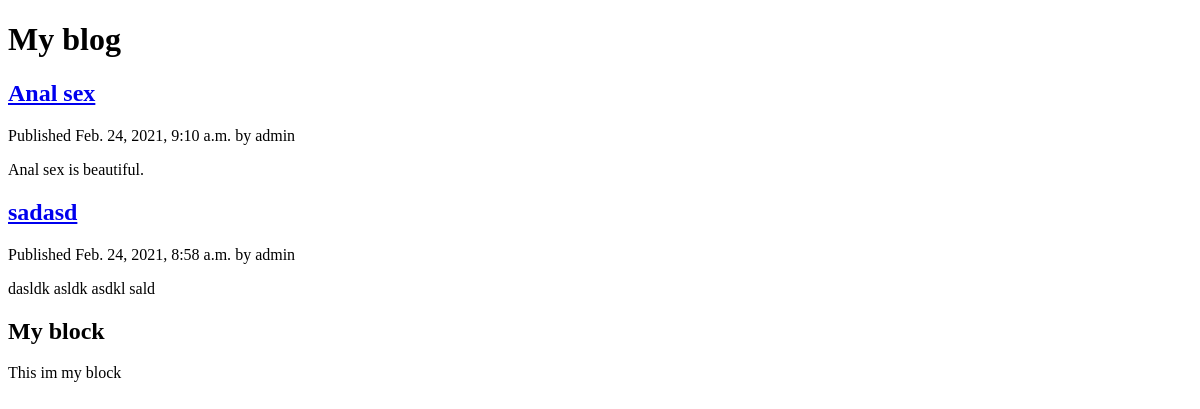
Before: /firstpage/ with the older database file.
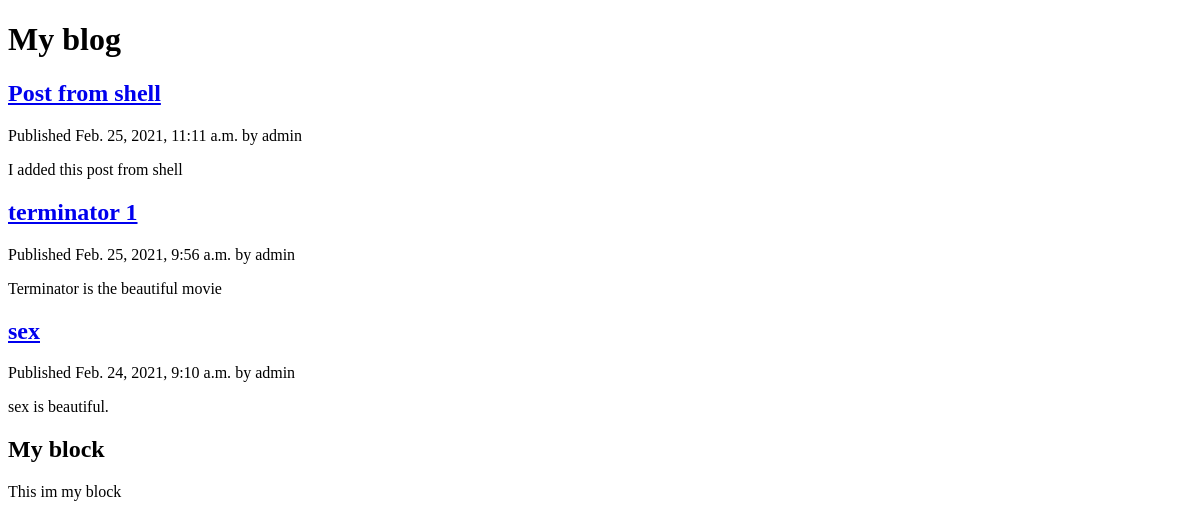
After: the same page with the newer database file.
### firstpage/models.py (models this page shows, shortened)
class Post(models.Model):
    STATUS_CHOICES = (
            ('draft', 'Draft'),
            ('published', 'Published')
            )
    title = models.CharField(max_length=250)
    slug = models.SlugField(max_length=250,
                            unique_for_date='publish')
    author = models.ForeignKey(User,
                               on_delete=models.CASCADE,
                               related_name='blog_post')
    body = models.TextField()
    publish = models.DateTimeField(default=timezone.now)
    created = models.DateTimeField(auto_now_add=True)
    updated = models.DateTimeField(auto_now=True)
    status = models.CharField(max_length=15,
                              choices=STATUS_CHOICES,
                              default='draft')
    class Meta:
        ordering = ('-publish',)
    objects = models.Manager()
    published = PublishedManager()
    def get_absolute_url(self):
        return reverse('fpage:post_detail',
                       args=[
                            self.publish.year,
                            self.publish.month,
                            self.publish.day,
                            self.slug
                            ]
                       )

### firstpage/views.py (the view)
# urls.py: path('', views.post_list, name='post_list'),
def post_list(request):
    posts = Post.published.all()
    paginator = Paginator(posts, 3)
    page = request.GET.get('page')
    try:
        posts = paginator.page(page)
    except PageNotAnInteger:
        posts = paginator.page(1)
    except EmptyPage:
        posts = paginator.page(paginator.num_pages)
    return render(request,
                  'firstpage/post/list.html',
                  {'posts' : posts, 'page':page}
                 )

### firstpage/models.py (called while the page is built)
    def get_queryset(self):
        return super().get_queryset().filter(status="published")

### firstpage/templates/firstpage/post/list.html (shortened to what this page needs)
{% extends "firstpage/base.html" %}
{% block content %}
	<h1>My blog</h1>
	{% for post in posts %}
	<h2>
		<a href="{{ post.get_absolute_url }}">{{ post.title }}</a>
	</h2>
	<p class="date">Published {{ post.publish }} by {{ post.author }}</p>
	{{ post.body|truncatewords:30|linebreaks }}
	{% endfor %}
{% endblock %}

### firstpage/templates/firstpage/base.html (shortened to what this page needs)
{% load static %}
<!DOCTYPE html>
<head>
</head>
<body>
	<div id="content">
		{% block content %}{% endblock %}
	</div>
	<div id="sidebar">
		<h2>My block</h2>
		<p>This im my block</p>
	</div>
</body>
</html>

Changed rows visible on the page:
no longer on this page (row unchanged): Post: title "sadasd", publish "Feb. 24, 2021, 8:58 a.m.", author "admin", body "dasldk asldk asdkl sald"
added Post: title "Post from shell", publish "Feb. 25, 2021, 11:11 a.m.", author "admin", body "I added this post from shell"
added Post: title "terminator 1", publish "Feb. 25, 2021, 9:56 a.m.", author "admin", body "Terminator is the beautiful movie"
changed Post: title "Anal sex" → "sex"; body "Anal sex is beautiful." → "sex is beautiful."
